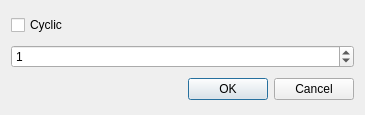
<?xml version="1.0" encoding="UTF-8"?>
<ui version="4.0">
 <class>ReadingPeriodWidget</class>
 <widget class="QWidget" name="ReadingPeriodWidget">
  <property name="geometry">
   <rect>
    <x>0</x>
    <y>0</y>
    <width>365</width>
    <height>115</height>
   </rect>
  </property>
  <property name="windowTitle">
   <string>Form</string>
  </property>
  <layout class="QVBoxLayout" name="verticalLayout">
   <item>
    <widget class="QCheckBox" name="p_checkIsCyclick">
     <property name="text">
      <string>Cyclic</string>
     </property>
    </widget>
   </item>
   <item>
    <widget class="QSpinBox" name="p_spinBoxPeriod">
     <property name="maximum">
      <number>1024</number>
     </property>
     <property name="value">
      <number>1</number>
     </property>
    </widget>
   </item>
   <item>
    <widget class="QDialogButtonBox" name="p_buttonBox">
     <property name="standardButtons">
      <set>QDialogButtonBox::Cancel|QDialogButtonBox::Ok</set>
     </property>
     <property name="centerButtons">
      <bool>false</bool>
     </property>
    </widget>
   </item>
  </layout>
 </widget>
 <resources/>
 <connections/>
</ui>
